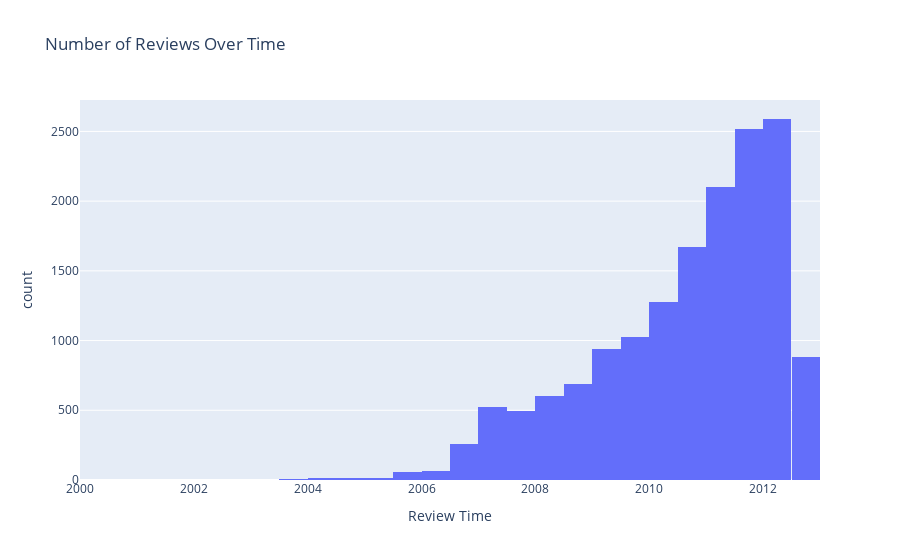

Notebook cell for this chart:
### Code cell
# Number of Reviews over Time
fig3 = px.histogram(data, x='Time', title='Number of Reviews Over Time', labels={'Time': 'Review Time'}, nbins=50)
fig3.show()

### Figure 1 — Plotly figure (JSON) as saved in the notebook; plotly's stock layout.template omitted (floating-point values rounded to 4 significant figures; data arrays with more than 128 entries replaced by an {"elided": "..."} marker saying what was removed)
{"data": [{"alignmentgroup": "True", "bingroup": "x", "hovertemplate": "Review Time=%{x}<br>count=%{y}<extra></extra>", "legendgroup": "", "marker": {"color": "#636efa", "pattern": {"shape": ""}}, "name": "", "nbinsx": 50, "offsetgroup": "", "orientation": "v", "showlegend": false, "type": "histogram", "x": {"elided": "15742 str values"}, "xaxis": "x", "yaxis": "y"}], "layout": {"barmode": "relative", "legend": {"tracegroupgap": 0}, "title": {"text": "Number of Reviews Over Time"}, "xaxis": {"anchor": "y", "domain": [0, 1], "title": {"text": "Review Time"}}, "yaxis": {"anchor": "x", "domain": [0, 1], "title": {"text": "count"}}}}
